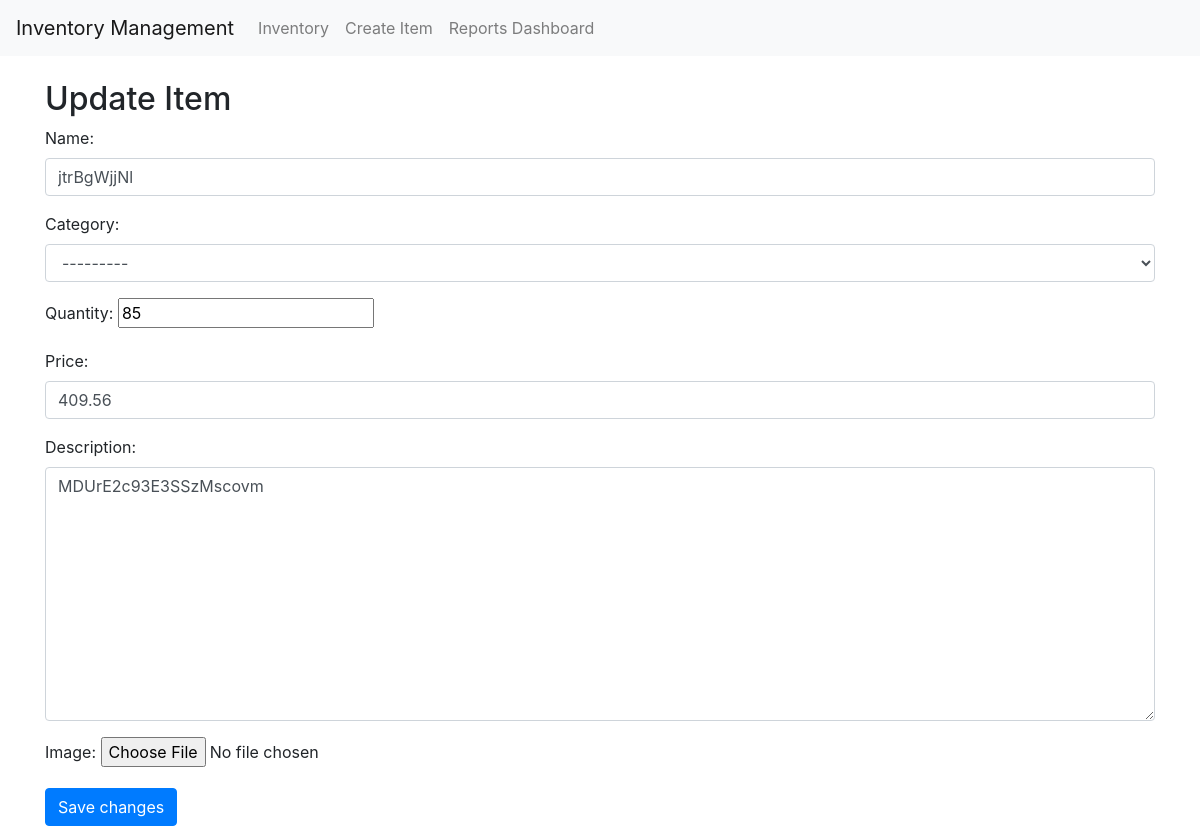
Before: /items/6/update/ with the older database file.
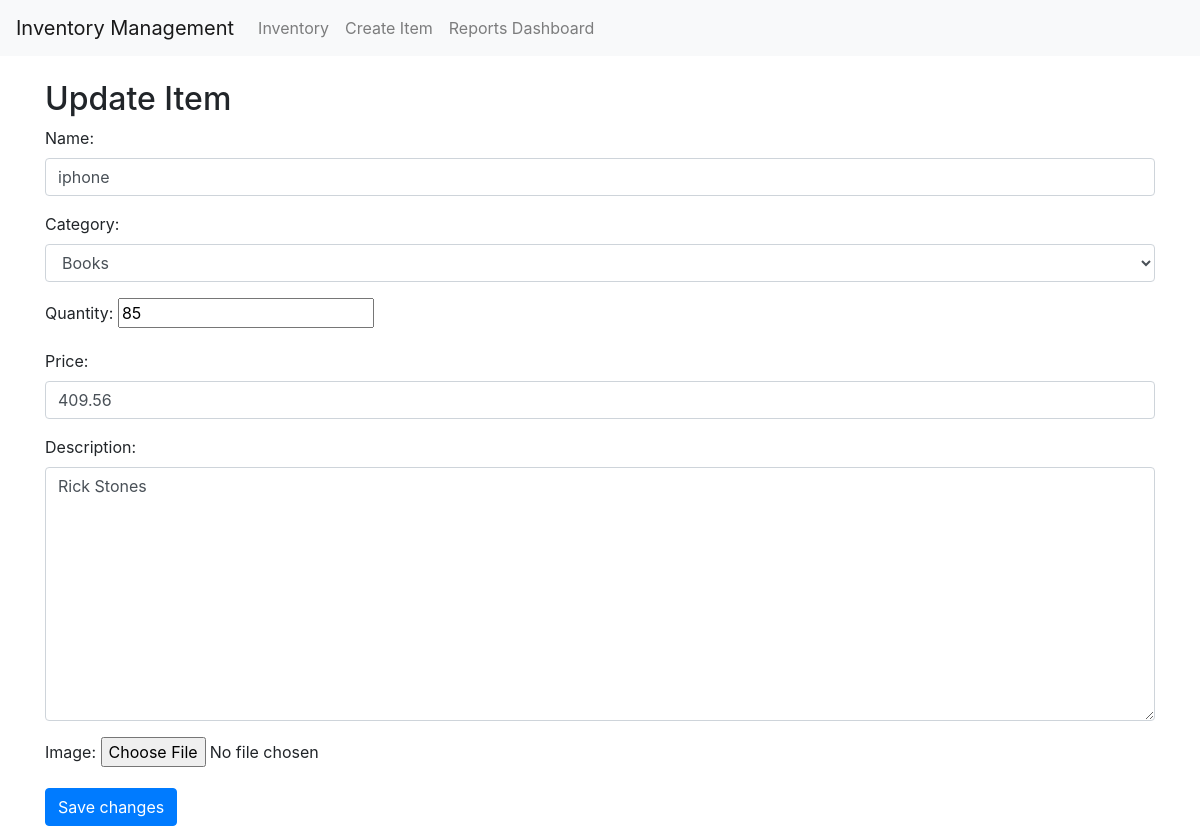
After: the same page with the newer database file.
### inventory/models.py (models this page shows, shortened)
class Item(models.Model):
    CATEGORY_CHOICES = [
        ('electronics', 'Electronics'),
        ('clothing', 'Clothing'),
        ('books', 'Books'),
    ]
    name = models.CharField(max_length=255)
    category = models.CharField(max_length=100, choices=CATEGORY_CHOICES, blank=True, null=True)
    quantity = models.IntegerField(validators=[MinValueValidator(0)])
    price = models.DecimalField(max_digits=10, decimal_places=2)
    description = models.TextField(blank=True, null=True)
    image = models.ImageField(upload_to='item_images/', blank=True, null=True)

### inventory/views.py (the view, shortened to what this page needs)
# urls.py: path('items/<int:pk>/update/', ItemUpdateView.as_view(), name='item_update'),
class ItemUpdateView(UpdateView):
    model = Item
    template_name = 'inventory/item_update.html'
    form_class = ItemForm

### inventory/forms.py
class ItemForm(forms.ModelForm):
    class Meta:
        model = Item
        fields = '__all__'  # Or specify a list of fields if you want to include/exclude specific fields
        widgets = {
            'name': forms.TextInput(attrs={'class': 'form-control'}),
            'description': forms.Textarea(attrs={'class': 'form-control'}),
            'price': forms.NumberInput(attrs={'class': 'form-control'}),
            'category': forms.Select(attrs={'class': 'form-control'}),
        }

### inventory/templates/inventory/item_update.html (shortened to what this page needs)
{% extends 'base.html' %}
{% block content %}
  <h2>Update Item</h2>
  <form method="post">
    {{ form.as_p }}
    <button type="submit" class="btn btn-primary">Save changes</button>
  </form>
{% endblock %}

Changed rows visible on the page:
changed Item: name "jtrBgWjjNl" → "iphone"; category "---------" → "Books"; description "MDUrE2c93E3SSzMscovm" → "Rick Stones"
